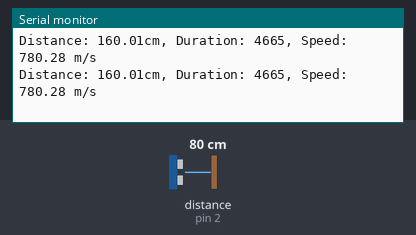
Simulated run of this sketch. Board: Arduino Uno, built with avr-gcc and run on an emulated ATmega328P. Parts: the last lines printed to the serial monitor. Wiring (inferred from the names in the program): ultrasonic range finder: trigger pin 3; echo pin 2. Inputs (shaded band) come from the test bench; at power-on: distance to the obstacle (sensor on pin 2) 80 cm. The echo pulse lasts 58.3 µs per cm.

Above: at 1.3 s.
1.4 s: distance to the obstacle (sensor on pin 2) set to 2 cm
At 1.9 s:
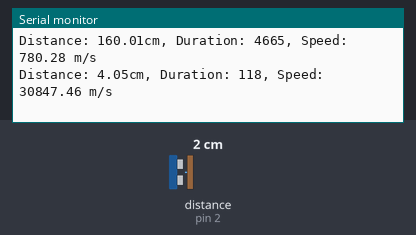
2.9 s: distance to the obstacle (sensor on pin 2) set to 4 cm
At 3.5 s:
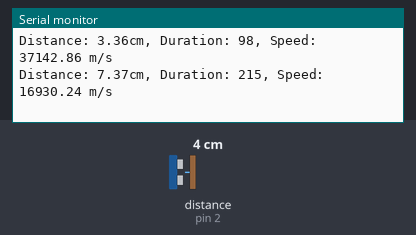
Timing chart, 0 to 5.9 s (numbered marks = the images above; inputs shaded):
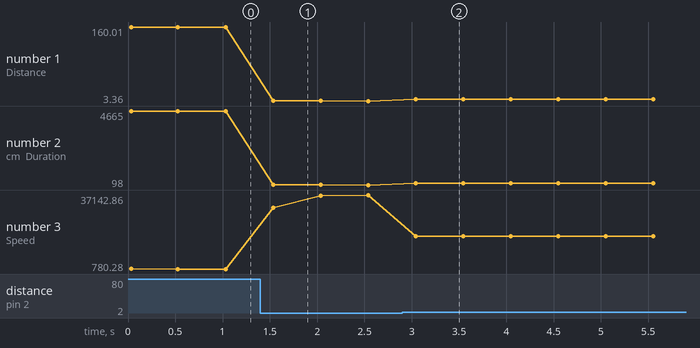

The sketch:

Oxygen_Sensor.ino
```cpp
#define echoPin 2 // attach pin D2 Arduino to pin Echo of HC-SR04
#define trigPin 3 //attach pin D3 Arduino to pin Trig of HC-SR04

// defines variables
unsigned long duration; // variable for the duration of sound wave travel
float distance; // variable for the distance measurement
float Speed;

void setup() {
  pinMode(trigPin, OUTPUT); // Sets the trigPin as an OUTPUT
  pinMode(echoPin, INPUT); // Sets the echoPin as an INPUT
  Serial.begin(9600); // // Serial Communication is starting with 9600 of baudrate speed
  Serial.println("Ultrasonic Sensor HC-SR04 Test"); // print some text in Serial Monitor
}
void loop() {
  // Clears the trigPin condition
  digitalWrite(trigPin, LOW);
  delayMicroseconds(2);
  // Sets the trigPin HIGH (ACTIVE) for 10 microseconds
  digitalWrite(trigPin, HIGH);
  delayMicroseconds(20);
  digitalWrite(trigPin, LOW);
  // Reads the echoPin, returns the sound wave travel time in microseconds
  duration = pulseIn(echoPin, HIGH);
  // Calculating the speed and distance
   distance = duration * 0.0343;
   Speed = 3.64/(duration*0.000001);
  // Displays on the Serial Monitor
  Serial.print("Distance: ");
  Serial.print(distance);
  Serial.print("cm, Duration: ");
  Serial.print(duration);
  Serial.print(", Speed: ");
  Serial.print(Speed);
  Serial.println(" m/s");
  delay(500);
}
```

Measured:
- after the input at 1.4 s, the serial monitor: prints a new line after 0.14 s (image 1)
- after the input at 2.9 s, the serial monitor: prints a new line after 0.14 s (image 2)
- plotted number 1: 160.01 → 3.36 after the input at 1.4 s, 3.36 → 7.37 after the input at 2.9 s
- plotted number 2: 4665 → 98 after the input at 1.4 s, 98 → 215 after the input at 2.9 s
- plotted number 3: 780.28 → 37142.86 after the input at 1.4 s, 37142.86 → 16930.24 after the input at 2.9 s
